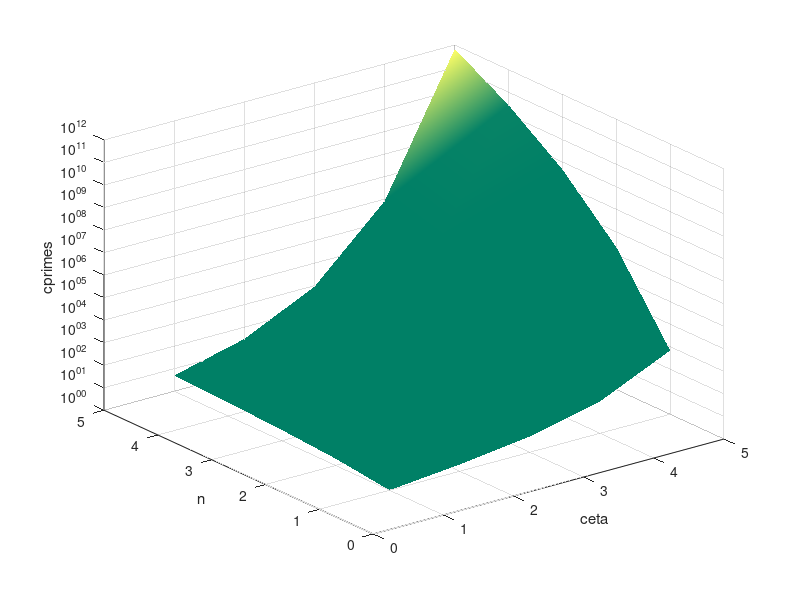

Write MATLAB code to recreate this figure.
% n iterations of x^2+c
clear all; format rat; format short

%define c and number of iterations
csteps=5;   
nsteps=5;
ceta=0:1:nsteps;
neta=0:1:nsteps;

for c=1:csteps

%define initial entry x and vector containing successive iterations
x=0;
it(1,1)=x;

for n=1:nsteps
    
    x=x^2+c;
    
    it(c+1,n+1)=x;
    
end

end

% Visualisation of iterations
figure(1);
colormap(summer);
surfc(ceta,neta,it);
set(gca, 'zscale', 'log');
shading interp;
xlabel('ceta'); ylabel('n'); zlabel('cprimes');


    